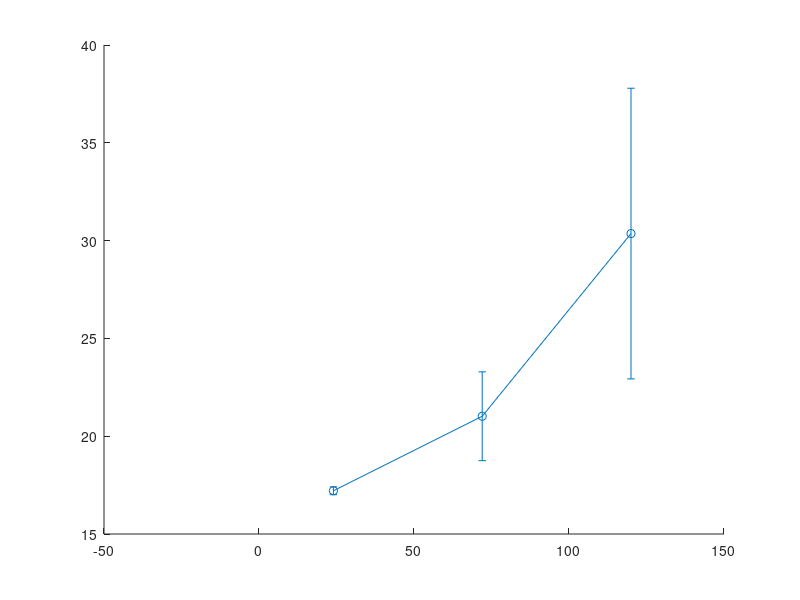

Recreate this plot in MATLAB. (Note: this script raises an error after producing the figure.)
%% Reference gene stability — raw Cq averages over time
%% anr, nadB, rpoD, rpsL, rpoN
clear; clc; close all;

time_h = [0 24 72 120];

% Ct
anr  = [NaN         17.21  21.02  30.36];  
nadB = [25.55208559 18.52  23.12  19.99];
rpoD = [22.45604274 20.86  18.45  19.635];
rpsL = [12          12.6   12.175 12.68];
rpoN = [20          21.55  18.67  19.85];

% Stdev 
anr_sd  = [NaN   0.20  2.27  7.43];
nadB_sd = [0.54  0.42  0.48  0.32];
rpoD_sd = [0.28  0.01  0.12  0.59];
rpsL_sd = [0     0.44  0.04  0.50];
rpoN_sd = [0     0.21  0.10  0.09];

% Ct Average — MFC 
anr_mfc  = [NaN   25.76  22.52  23.43];
nadB_mfc = [25.55 26.20  27.14  25.95];

anr_mfc_sd  = [NaN  0.37  0.04  0.30];
nadB_mfc_sd = [0.54 1.62  2.45  1.39];

% colours
col_anr  = [91  155 213]/255;   % light blue
col_nadB = [237 125 49]/255;    % orange
col_rpoD = [165 165 165]/255;   % gray
col_rpsL = [255 192 0]/255;     % gold/yellow
col_rpoN = [68  114 196]/255;   % dark blue

%% plot NON MFC
figure('Color','w','Position',[100 100 900 550]);
hold on

errorbar(time_h, anr,  anr_sd,  '-o', 'Color', col_anr,  'MarkerFaceColor', col_anr,  'LineWidth', 1.8, 'MarkerSize', 6, 'CapSize', 5);
errorbar(time_h, nadB, nadB_sd, '-o', 'Color', col_nadB, 'MarkerFaceColor', col_nadB, 'LineWidth', 1.8, 'MarkerSize', 6, 'CapSize', 5);
errorbar(time_h, rpoD, rpoD_sd, '-o', 'Color', col_rpoD, 'MarkerFaceColor', col_rpoD, 'LineWidth', 1.8, 'MarkerSize', 6, 'CapSize', 5);
errorbar(time_h, rpsL, rpsL_sd, '-o', 'Color', col_rpsL, 'MarkerFaceColor', col_rpsL, 'LineWidth', 1.8, 'MarkerSize', 6, 'CapSize', 5);
errorbar(time_h, rpoN, rpoN_sd, '-o', 'Color', col_rpoN, 'MarkerFaceColor', col_rpoN, 'LineWidth', 1.8, 'MarkerSize', 6, 'CapSize', 5);

hold off

set(gca, 'FontName', 'Arial', 'FontSize', 12, 'XColor','k', 'YColor','k', ...
    'LineWidth', 1, 'Box','on', 'TickDir','in');
xlabel('Time (h)', 'FontName','Arial', 'FontWeight','normal', 'FontSize', 13, 'Color','k');
ylabel('Ct', 'FontName','Arial', 'FontWeight','normal', 'FontSize', 13, 'Color','k');

xlim([0 140]);
ylim([0 40]);
xticks(0:20:140);

legend({'anr','nadB','rpoD','rpsL','rpoN'}, 'Location','southoutside', ...
    'Orientation','horizontal', 'Box','off', 'FontSize', 11, 'FontName','Arial');

exportgraphics(gcf, 'reference_gene_stability_nonMFC.tif', 'Resolution', 1200);
exportgraphics(gcf, 'reference_gene_stability_nonMFC.eps', 'ContentType', 'vector');

%% plot MFC 
figure('Color','w','Position',[100 100 900 550]);
hold on

errorbar(time_h, anr_mfc,  anr_mfc_sd,  '-s', 'Color', col_anr,  'MarkerFaceColor', col_anr,  'LineWidth', 1.8, 'MarkerSize', 6, 'CapSize', 5);
errorbar(time_h, nadB_mfc, nadB_mfc_sd, '-s', 'Color', col_nadB, 'MarkerFaceColor', col_nadB, 'LineWidth', 1.8, 'MarkerSize', 6, 'CapSize', 5);

hold off

set(gca, 'FontName', 'Arial', 'FontSize', 12, 'XColor','k', 'YColor','k', ...
    'LineWidth', 1, 'Box','on', 'TickDir','in');
xlabel('Time (h)', 'FontName','Arial', 'FontWeight','normal', 'FontSize', 13, 'Color','k');
ylabel('Ct', 'FontName','Arial', 'FontWeight','normal', 'FontSize', 13, 'Color','k');


xlim([0 140]);
ylim([0 40]);
xticks(0:20:140);

legend({'anr','nadB'}, 'Location','southoutside', ...
    'Orientation','horizontal', 'Box','off', 'FontSize', 11, 'FontName','Arial');

exportgraphics(gcf, 'reference_gene_stability_MFC.tif', 'Resolution', 1200);
exportgraphics(gcf, 'reference_gene_stability_MFC.eps', 'ContentType', 'vector');
